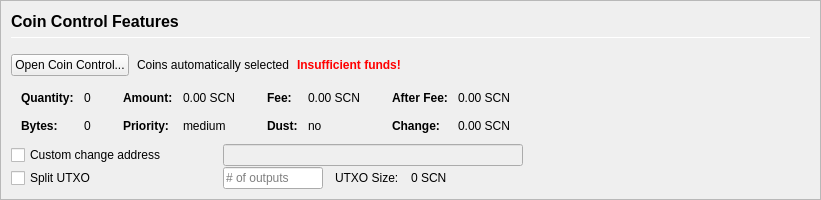
         <widget class="QFrame" name="frameCoinControl">
          <property name="sizePolicy">
           <sizepolicy hsizetype="Expanding" vsizetype="Expanding">
            <horstretch>0</horstretch>
            <verstretch>0</verstretch>
           </sizepolicy>
          </property>
          <property name="maximumSize">
           <size>
            <width>16777215</width>
            <height>16777215</height>
           </size>
          </property>
          <property name="frameShape">
           <enum>QFrame::StyledPanel</enum>
          </property>
          <property name="frameShadow">
           <enum>QFrame::Sunken</enum>
          </property>
          <layout class="QVBoxLayout" name="verticalLayoutCoinControl2">
           <property name="spacing">
            <number>0</number>
           </property>
           <property name="leftMargin">
            <number>0</number>
           </property>
           <property name="topMargin">
            <number>0</number>
           </property>
           <property name="rightMargin">
            <number>0</number>
           </property>
           <property name="bottomMargin">
            <number>0</number>
           </property>
           <item>
            <widget class="QFrame" name="frameCoinControl_BG">
             <layout class="QVBoxLayout" name="verticalLayoutCoinControl" stretch="0,0,0,0,0,0">
              <property name="spacing">
               <number>1</number>
              </property>
              <property name="leftMargin">
               <number>10</number>
              </property>
              <property name="topMargin">
               <number>10</number>
              </property>
              <item>
               <layout class="QHBoxLayout" name="horizontalLayoutCoinControl1">
                <property name="bottomMargin">
                 <number>15</number>
                </property>
                <item>
                 <layout class="QVBoxLayout" name="verticalLayout_3">
                  <property name="spacing">
                   <number>6</number>
                  </property>
                  <item>
                   <widget class="QLabel" name="labelCoinControlFeatures">
                    <property name="sizePolicy">
                     <sizepolicy hsizetype="Preferred" vsizetype="Maximum">
                      <horstretch>0</horstretch>
                      <verstretch>0</verstretch>
                     </sizepolicy>
                    </property>
                    <property name="minimumSize">
                     <size>
                      <width>0</width>
                      <height>20</height>
                     </size>
                    </property>
                    <property name="font">
                     <font>
                      <pointsize>12</pointsize>
                      <weight>75</weight>
                      <bold>true</bold>
                     </font>
                    </property>
                    <property name="styleSheet">
                     <string notr="true">font-weight:bold;</string>
                    </property>
                    <property name="text">
                     <string>Coin Control Features</string>
                    </property>
                   </widget>
                  </item>
                  <item>
                   <widget class="Line" name="line">
                    <property name="minimumSize">
                     <size>
                      <width>0</width>
                      <height>1</height>
                     </size>
                    </property>
                    <property name="maximumSize">
                     <size>
                      <width>16777215</width>
                      <height>1</height>
                     </size>
                    </property>
                    <property name="orientation">
                     <enum>Qt::Horizontal</enum>
                    </property>
                   </widget>
                  </item>
                 </layout>
                </item>
               </layout>
              </item>
              <item>
               <layout class="QHBoxLayout" name="horizontalLayoutCoinControl2" stretch="0,0,0,0">
                <property name="spacing">
                 <number>8</number>
                </property>
                <property name="bottomMargin">
                 <number>10</number>
                </property>
                <item>
                 <widget class="QPushButton" name="pushButtonCoinControl">
                  <property name="styleSheet">
                   <string notr="true"/>
                  </property>
                  <property name="text">
                   <string>Open Coin Control...</string>
                  </property>
                  <property name="autoDefault">
                   <bool>false</bool>
                  </property>
                 </widget>
                </item>
                <item>
                 <widget class="QLabel" name="labelCoinControlAutomaticallySelected">
                  <property name="text">
                   <string>Coins automatically selected</string>
                  </property>
                  <property name="margin">
                   <number>5</number>
                  </property>
                 </widget>
                </item>
                <item>
                 <widget class="QLabel" name="labelCoinControlInsuffFunds">
                  <property name="font">
                   <font>
                    <weight>75</weight>
                    <bold>true</bold>
                   </font>
                  </property>
                  <property name="styleSheet">
                   <string notr="true">color:red;font-weight:bold;</string>
                  </property>
                  <property name="text">
                   <string>Insufficient funds!</string>
                  </property>
                  <property name="margin">
                   <number>5</number>
                  </property>
                 </widget>
                </item>
                <item>
                 <spacer name="horizontalSpacerCoinControl">
                  <property name="orientation">
                   <enum>Qt::Horizontal</enum>
                  </property>
                  <property name="sizeHint" stdset="0">
                   <size>
                    <width>40</width>
                    <height>1</height>
                   </size>
                  </property>
                 </spacer>
                </item>
               </layout>
              </item>
              <item>
               <widget class="QWidget" name="widgetCoinControl" native="true">
                <property name="sizePolicy">
                 <sizepolicy hsizetype="Preferred" vsizetype="Preferred">
                  <horstretch>0</horstretch>
                  <verstretch>0</verstretch>
                 </sizepolicy>
                </property>
                <property name="minimumSize">
                 <size>
                  <width>0</width>
                  <height>0</height>
                 </size>
                </property>
                <property name="styleSheet">
                 <string notr="true"/>
                </property>
                <layout class="QHBoxLayout" name="horizontalLayoutCoinControl5">
                 <property name="leftMargin">
                  <number>0</number>
                 </property>
                 <property name="topMargin">
                  <number>0</number>
                 </property>
                 <property name="rightMargin">
                  <number>0</number>
                 </property>
                 <property name="bottomMargin">
                  <number>0</number>
                 </property>
                 <item>
                  <layout class="QHBoxLayout" name="horizontalLayoutCoinControl3" stretch="0,0,0,1">
                   <property name="spacing">
                    <number>20</number>
                   </property>
                   <property name="topMargin">
                    <number>0</number>
                   </property>
                   <property name="bottomMargin">
                    <number>10</number>
                   </property>
                   <item>
                    <layout class="QFormLayout" name="formLayoutCoinControl1">
                     <property name="horizontalSpacing">
                      <number>10</number>
                     </property>
                     <property name="verticalSpacing">
                      <number>14</number>
                     </property>
                     <property name="leftMargin">
                      <number>10</number>
                     </property>
                     <property name="topMargin">
                      <number>4</number>
                     </property>
                     <property name="rightMargin">
                      <number>6</number>
                     </property>
                     <item row="0" column="0">
                      <widget class="QLabel" name="labelCoinControlQuantityText">
                       <property name="font">
                        <font>
                         <weight>75</weight>
                         <bold>true</bold>
                        </font>
                       </property>
                       <property name="text">
                        <string>Quantity:</string>
                       </property>
                       <property name="margin">
                        <number>0</number>
                       </property>
                      </widget>
                     </item>
                     <item row="0" column="1">
                      <widget class="QLabel" name="labelCoinControlQuantity">
                       <property name="cursor">
                        <cursorShape>IBeamCursor</cursorShape>
                       </property>
                       <property name="contextMenuPolicy">
                        <enum>Qt::ActionsContextMenu</enum>
                       </property>
                       <property name="text">
                        <string notr="true">0</string>
                       </property>
                       <property name="margin">
                        <number>0</number>
                       </property>
                       <property name="textInteractionFlags">
                        <set>Qt::LinksAccessibleByMouse|Qt::TextSelectableByKeyboard|Qt::TextSelectableByMouse</set>
                       </property>
                      </widget>
                     </item>
                     <item row="1" column="0">
                      <widget class="QLabel" name="labelCoinControlBytesText">
                       <property name="font">
                        <font>
                         <weight>75</weight>
                         <bold>true</bold>
                        </font>
                       </property>
                       <property name="text">
                        <string>Bytes:</string>
                       </property>
                      </widget>
                     </item>
                     <item row="1" column="1">
                      <widget class="QLabel" name="labelCoinControlBytes">
                       <property name="cursor">
                        <cursorShape>IBeamCursor</cursorShape>
                       </property>
                       <property name="contextMenuPolicy">
                        <enum>Qt::ActionsContextMenu</enum>
                       </property>
                       <property name="text">
                        <string notr="true">0</string>
                       </property>
                       <property name="textInteractionFlags">
                        <set>Qt::LinksAccessibleByMouse|Qt::TextSelectableByKeyboard|Qt::TextSelectableByMouse</set>
                       </property>
                      </widget>
                     </item>
                    </layout>
                   </item>
                   <item>
                    <layout class="QFormLayout" name="formLayoutCoinControl2">
                     <property name="horizontalSpacing">
                      <number>10</number>
                     </property>
                     <property name="verticalSpacing">
                      <number>14</number>
                     </property>
                     <property name="leftMargin">
                      <number>6</number>
                     </property>
                     <property name="topMargin">
                      <number>4</number>
                     </property>
                     <property name="rightMargin">
                      <number>6</number>
                     </property>
                     <item row="0" column="0">
                      <widget class="QLabel" name="labelCoinControlAmountText">
                       <property name="font">
                        <font>
                         <weight>75</weight>
                         <bold>true</bold>
                        </font>
                       </property>
                       <property name="text">
                        <string>Amount:</string>
                       </property>
                       <property name="margin">
                        <number>0</number>
                       </property>
                      </widget>
                     </item>
                     <item row="0" column="1">
                      <widget class="QLabel" name="labelCoinControlAmount">
                       <property name="cursor">
                        <cursorShape>IBeamCursor</cursorShape>
                       </property>
                       <property name="contextMenuPolicy">
                        <enum>Qt::ActionsContextMenu</enum>
                       </property>
                       <property name="text">
                        <string notr="true">0.00 SCN</string>
                       </property>
                       <property name="textInteractionFlags">
                        <set>Qt::LinksAccessibleByMouse|Qt::TextSelectableByKeyboard|Qt::TextSelectableByMouse</set>
                       </property>
                      </widget>
                     </item>
                     <item row="1" column="0">
                      <widget class="QLabel" name="labelCoinControlPriorityText">
                       <property name="font">
                        <font>
                         <weight>75</weight>
                         <bold>true</bold>
                        </font>
                       </property>
                       <property name="text">
                        <string>Priority:</string>
                       </property>
                      </widget>
                     </item>
                     <item row="1" column="1">
                      <widget class="QLabel" name="labelCoinControlPriority">
                       <property name="cursor">
                        <cursorShape>IBeamCursor</cursorShape>
                       </property>
                       <property name="contextMenuPolicy">
                        <enum>Qt::ActionsContextMenu</enum>
                       </property>
                       <property name="text">
                        <string>medium</string>
                       </property>
                       <property name="textInteractionFlags">
                        <set>Qt::LinksAccessibleByMouse|Qt::TextSelectableByKeyboard|Qt::TextSelectableByMouse</set>
                       </property>
                      </widget>
                     </item>
                    </layout>
                   </item>
                   <item>
                    <layout class="QFormLayout" name="formLayoutCoinControl3">
                     <property name="horizontalSpacing">
                      <number>10</number>
                     </property>
                     <property name="verticalSpacing">
                      <number>14</number>
                     </property>
                     <property name="leftMargin">
                      <number>6</number>
                     </property>
                     <property name="topMargin">
                      <number>4</number>
                     </property>
                     <property name="rightMargin">
                      <number>6</number>
                     </property>
                     <item row="0" column="0">
                      <widget class="QLabel" name="labelCoinControlFeeText">
                       <property name="font">
                        <font>
                         <weight>75</weight>
                         <bold>true</bold>
                        </font>
                       </property>
                       <property name="text">
                        <string>Fee:</string>
                       </property>
                       <property name="margin">
                        <number>0</number>
                       </property>
                      </widget>
                     </item>
                     <item row="0" column="1">
                      <widget class="QLabel" name="labelCoinControlFee">
                       <property name="cursor">
                        <cursorShape>IBeamCursor</cursorShape>
                       </property>
                       <property name="contextMenuPolicy">
                        <enum>Qt::ActionsContextMenu</enum>
                       </property>
                       <property name="text">
                        <string notr="true">0.00 SCN</string>
                       </property>
                       <property name="textInteractionFlags">
                        <set>Qt::LinksAccessibleByMouse|Qt::TextSelectableByKeyboard|Qt::TextSelectableByMouse</set>
                       </property>
                      </widget>
                     </item>
                     <item row="1" column="0">
                      <widget class="QLabel" name="labelCoinControlLowOutputText">
                       <property name="font">
                        <font>
                         <weight>75</weight>
                         <bold>true</bold>
                        </font>
                       </property>
                       <property name="text">
                        <string>Dust:</string>
                       </property>
                      </widget>
                     </item>
                     <item row="1" column="1">
                      <widget class="QLabel" name="labelCoinControlLowOutput">
                       <property name="cursor">
                        <cursorShape>IBeamCursor</cursorShape>
                       </property>
                       <property name="contextMenuPolicy">
                        <enum>Qt::ActionsContextMenu</enum>
                       </property>
                       <property name="text">
                        <string>no</string>
                       </property>
                       <property name="textInteractionFlags">
                        <set>Qt::LinksAccessibleByMouse|Qt::TextSelectableByKeyboard|Qt::TextSelectableByMouse</set>
                       </property>
                      </widget>
                     </item>
                    </layout>
                   </item>
                   <item>
                    <layout class="QFormLayout" name="formLayoutCoinControl4">
                     <property name="horizontalSpacing">
                      <number>10</number>
                     </property>
                     <property name="verticalSpacing">
                      <number>14</number>
                     </property>
                     <property name="leftMargin">
                      <number>6</number>
                     </property>
                     <property name="topMargin">
                      <number>4</number>
                     </property>
                     <property name="rightMargin">
                      <number>6</number>
                     </property>
                     <item row="0" column="0">
                      <widget class="QLabel" name="labelCoinControlAfterFeeText">
                       <property name="font">
                        <font>
                         <weight>75</weight>
                         <bold>true</bold>
                        </font>
                       </property>
                       <property name="text">
                        <string>After Fee:</string>
                       </property>
                       <property name="margin">
                        <number>0</number>
                       </property>
                      </widget>
                     </item>
                     <item row="0" column="1">
                      <widget class="QLabel" name="labelCoinControlAfterFee">
                       <property name="cursor">
                        <cursorShape>IBeamCursor</cursorShape>
                       </property>
                       <property name="contextMenuPolicy">
                        <enum>Qt::ActionsContextMenu</enum>
                       </property>
                       <property name="text">
                        <string notr="true">0.00 SCN</string>
                       </property>
                       <property name="textInteractionFlags">
                        <set>Qt::LinksAccessibleByMouse|Qt::TextSelectableByKeyboard|Qt::TextSelectableByMouse</set>
                       </property>
                      </widget>
                     </item>
                     <item row="1" column="0">
                      <widget class="QLabel" name="labelCoinControlChangeText">
                       <property name="font">
                        <font>
                         <weight>75</weight>
                         <bold>true</bold>
                        </font>
                       </property>
                       <property name="text">
                        <string>Change:</string>
                       </property>
                      </widget>
                     </item>
                     <item row="1" column="1">
                      <widget class="QLabel" name="labelCoinControlChange">
                       <property name="cursor">
                        <cursorShape>IBeamCursor</cursorShape>
                       </property>
                       <property name="contextMenuPolicy">
                        <enum>Qt::ActionsContextMenu</enum>
                       </property>
                       <property name="text">
                        <string notr="true">0.00 SCN</string>
                       </property>
                       <property name="textInteractionFlags">
                        <set>Qt::LinksAccessibleByMouse|Qt::TextSelectableByKeyboard|Qt::TextSelectableByMouse</set>
                       </property>
                      </widget>
                     </item>
                    </layout>
                   </item>
                  </layout>
                 </item>
                </layout>
               </widget>
              </item>
              <item>
               <layout class="QHBoxLayout" name="horizontalLayoutCoinControl4">
                <property name="spacing">
                 <number>12</number>
                </property>
                <property name="sizeConstraint">
                 <enum>QLayout::SetDefaultConstraint</enum>
                </property>
                <property name="topMargin">
                 <number>0</number>
                </property>
                <property name="rightMargin">
                 <number>0</number>
                </property>
                <item>
                 <widget class="QCheckBox" name="checkBoxCoinControlChange">
                  <property name="sizePolicy">
                   <sizepolicy hsizetype="Preferred" vsizetype="Preferred">
                    <horstretch>0</horstretch>
                    <verstretch>0</verstretch>
                   </sizepolicy>
                  </property>
                  <property name="minimumSize">
                   <size>
                    <width>200</width>
                    <height>0</height>
                   </size>
                  </property>
                  <property name="maximumSize">
                   <size>
                    <width>200</width>
                    <height>16777215</height>
                   </size>
                  </property>
                  <property name="toolTip">
                   <string>If this is activated, but the change address is empty or invalid, change will be sent to a newly generated address.</string>
                  </property>
                  <property name="text">
                   <string>Custom change address</string>
                  </property>
                 </widget>
                </item>
                <item>
                 <widget class="QValidatedLineEdit" name="lineEditCoinControlChange">
                  <property name="enabled">
                   <bool>false</bool>
                  </property>
                  <property name="sizePolicy">
                   <sizepolicy hsizetype="Preferred" vsizetype="Preferred">
                    <horstretch>0</horstretch>
                    <verstretch>0</verstretch>
                   </sizepolicy>
                  </property>
                  <property name="minimumSize">
                   <size>
                    <width>300</width>
                    <height>0</height>
                   </size>
                  </property>
                 </widget>
                </item>
                <item>
                 <widget class="QLabel" name="labelCoinControlChangeLabel">
                  <property name="sizePolicy">
                   <sizepolicy hsizetype="Preferred" vsizetype="Preferred">
                    <horstretch>0</horstretch>
                    <verstretch>0</verstretch>
                   </sizepolicy>
                  </property>
                  <property name="minimumSize">
                   <size>
                    <width>100</width>
                    <height>0</height>
                   </size>
                  </property>
                  <property name="text">
                   <string/>
                  </property>
                  <property name="margin">
                   <number>3</number>
                  </property>
                 </widget>
                </item>
               </layout>
              </item>
              <item>
               <layout class="QHBoxLayout" name="horizontalLayoutCoinControl6">
                <property name="spacing">
                 <number>12</number>
                </property>
                <property name="rightMargin">
                 <number>0</number>
                </property>
                <item>
                 <widget class="QCheckBox" name="splitBlockCheckBox">
                  <property name="sizePolicy">
                   <sizepolicy hsizetype="Preferred" vsizetype="Preferred">
                    <horstretch>0</horstretch>
                    <verstretch>0</verstretch>
                   </sizepolicy>
                  </property>
                  <property name="minimumSize">
                   <size>
                    <width>200</width>
                    <height>0</height>
                   </size>
                  </property>
                  <property name="maximumSize">
                   <size>
                    <width>200</width>
                    <height>16777215</height>
                   </size>
                  </property>
                  <property name="text">
                   <string>Split UTXO</string>
                  </property>
                 </widget>
                </item>
                <item>
                 <widget class="QLineEdit" name="splitBlockLineEdit">
                  <property name="sizePolicy">
                   <sizepolicy hsizetype="Preferred" vsizetype="Preferred">
                    <horstretch>50</horstretch>
                    <verstretch>0</verstretch>
                   </sizepolicy>
                  </property>
                  <property name="minimumSize">
                   <size>
                    <width>100</width>
                    <height>0</height>
                   </size>
                  </property>
                  <property name="maximumSize">
                   <size>
                    <width>100</width>
                    <height>16777215</height>
                   </size>
                  </property>
                  <property name="placeholderText">
                   <string># of outputs</string>
                  </property>
                 </widget>
                </item>
                <item>
                 <widget class="QLabel" name="labelBlockSizeText">
                  <property name="text">
                   <string>UTXO Size:</string>
                  </property>
                 </widget>
                </item>
                <item>
                 <widget class="QLabel" name="labelBlockSize">
                  <property name="text">
                   <string>0 SCN</string>
                  </property>
                 </widget>
                </item>
                <item>
                 <spacer name="horizontalSpacer_7">
                  <property name="orientation">
                   <enum>Qt::Horizontal</enum>
                  </property>
                  <property name="sizeHint" stdset="0">
                   <size>
                    <width>40</width>
                    <height>20</height>
                   </size>
                  </property>
                 </spacer>
                </item>
               </layout>
              </item>
              <item>
               <spacer name="verticalSpacerCoinControl">
                <property name="orientation">
                 <enum>Qt::Vertical</enum>
                </property>
                <property name="sizeHint" stdset="0">
                 <size>
                  <width>800</width>
                  <height>1</height>
                 </size>
                </property>
               </spacer>
              </item>
             </layout>
            </widget>
           </item>
          </layout>
         </widget>
